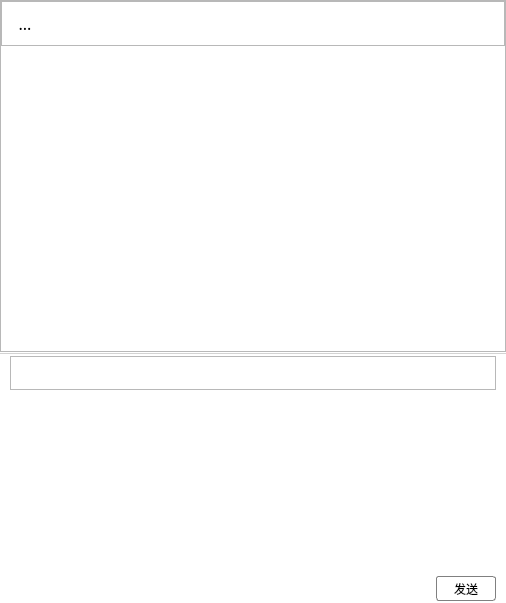
<?xml version="1.0" encoding="UTF-8"?>
<ui version="4.0">
 <class>ChatWidget</class>
 <widget class="QWidget" name="ChatWidget">
  <property name="geometry">
   <rect>
    <x>0</x>
    <y>0</y>
    <width>506</width>
    <height>603</height>
   </rect>
  </property>
  <property name="windowTitle">
   <string>ChatWidget</string>
  </property>
  <property name="styleSheet">
   <string notr="true">#ChatWidget
{
	font-family:&quot;微软雅黑&quot;;
	background-color: rgb(255, 255, 255);
}

#frameInput
{
	border:none;
	border-top:1px solid lightgray;
}

#listWidget
{
	border:none;
}

#btnSend
{
	border:1px solid gray;
	border-radius:3px;
}

#textEdit
{
	border:none;
}

#btnEmoji
{
	border:none;
	image: url(:/image/resource/表情 常态.png);
}

#btnEmoji:hover
{
	image: url(:/image/resource/表情 点选.png)
}
#btnImage
{
	border:none;
	
	image: url(:/image/resource/图片 常态.png);
}

#btnImage:hover
{
	image: url(:/image/resource/图片 点选.png);
}
#btnFile
{
	border:none;
	image: url(:/image/resource/文件 常态.png);
}

#btnFile:hover
{
	image: url(:/image/resource/文件 点选.png);
}


#btnUserCard
{
	border:none;
	
	image: url(:/image/resource/名片 常态.png);
}

#btnUserCard:hover
{
	image: url(:/image/resource/名片 点选.png);
}


</string>
  </property>
  <layout class="QVBoxLayout" name="verticalLayout">
   <property name="leftMargin">
    <number>0</number>
   </property>
   <property name="topMargin">
    <number>0</number>
   </property>
   <property name="rightMargin">
    <number>0</number>
   </property>
   <property name="bottomMargin">
    <number>0</number>
   </property>
   <item>
    <widget class="QSplitter" name="splitter">
     <property name="orientation">
      <enum>Qt::Vertical</enum>
     </property>
     <property name="handleWidth">
      <number>1</number>
     </property>
     <widget class="QFrame" name="frameTop">
      <property name="sizePolicy">
       <sizepolicy hsizetype="Preferred" vsizetype="Preferred">
        <horstretch>0</horstretch>
        <verstretch>4</verstretch>
       </sizepolicy>
      </property>
      <property name="styleSheet">
       <string notr="true"/>
      </property>
      <property name="frameShape">
       <enum>QFrame::StyledPanel</enum>
      </property>
      <property name="frameShadow">
       <enum>QFrame::Raised</enum>
      </property>
      <layout class="QVBoxLayout" name="verticalLayout_3">
       <property name="spacing">
        <number>1</number>
       </property>
       <property name="leftMargin">
        <number>0</number>
       </property>
       <property name="topMargin">
        <number>0</number>
       </property>
       <property name="rightMargin">
        <number>0</number>
       </property>
       <property name="bottomMargin">
        <number>0</number>
       </property>
       <item>
        <widget class="QFrame" name="frameTitle">
         <property name="minimumSize">
          <size>
           <width>0</width>
           <height>45</height>
          </size>
         </property>
         <property name="maximumSize">
          <size>
           <width>16777215</width>
           <height>45</height>
          </size>
         </property>
         <property name="styleSheet">
          <string notr="true">#btnName
{
	border:none;
}

#btnName:hover
{
	color: rgb(113, 225, 219);
}

#btnName:disabled
{
	color: rgb(0, 0, 0);
}


#btnAdd
{
	border:none;
	image: url(:/image/resource/添加多人会话 常态.png);
}

#btnAdd:pressed
{
	image: url(:/image/resource/添加多人会话 点选.png);
}

#btnSetting
{
	border:none;

	image: url(:/image/resource/群设置 常态.png);
}

#btnSetting:pressed
{
	image: url(:/image/resource/群设置 点选.png);
}

#btnFileManager
{
	border:none;
	
	image: url(:/image/resource/u2.png);
}</string>
         </property>
         <property name="frameShape">
          <enum>QFrame::StyledPanel</enum>
         </property>
         <property name="frameShadow">
          <enum>QFrame::Raised</enum>
         </property>
         <layout class="QHBoxLayout" name="horizontalLayout_2">
          <property name="topMargin">
           <number>2</number>
          </property>
          <property name="bottomMargin">
           <number>2</number>
          </property>
          <item>
           <widget class="QToolButton" name="btnName">
            <property name="sizePolicy">
             <sizepolicy hsizetype="Preferred" vsizetype="Preferred">
              <horstretch>0</horstretch>
              <verstretch>0</verstretch>
             </sizepolicy>
            </property>
            <property name="font">
             <font>
              <family>微软雅黑</family>
              <pointsize>12</pointsize>
             </font>
            </property>
            <property name="text">
             <string>...</string>
            </property>
           </widget>
          </item>
          <item>
           <widget class="QLabel" name="labelInputting">
            <property name="font">
             <font>
              <family>微软雅黑</family>
             </font>
            </property>
            <property name="text">
             <string/>
            </property>
            <property name="alignment">
             <set>Qt::AlignBottom|Qt::AlignLeading|Qt::AlignLeft</set>
            </property>
           </widget>
          </item>
          <item>
           <spacer name="horizontalSpacer">
            <property name="orientation">
             <enum>Qt::Horizontal</enum>
            </property>
            <property name="sizeHint" stdset="0">
             <size>
              <width>502</width>
              <height>20</height>
             </size>
            </property>
           </spacer>
          </item>
          <item>
           <widget class="QToolButton" name="btnFileManager">
            <property name="sizePolicy">
             <sizepolicy hsizetype="Preferred" vsizetype="Preferred">
              <horstretch>0</horstretch>
              <verstretch>0</verstretch>
             </sizepolicy>
            </property>
            <property name="minimumSize">
             <size>
              <width>25</width>
              <height>0</height>
             </size>
            </property>
            <property name="text">
             <string/>
            </property>
           </widget>
          </item>
          <item>
           <widget class="QToolButton" name="btnAdd">
            <property name="sizePolicy">
             <sizepolicy hsizetype="Preferred" vsizetype="Preferred">
              <horstretch>0</horstretch>
              <verstretch>0</verstretch>
             </sizepolicy>
            </property>
            <property name="minimumSize">
             <size>
              <width>25</width>
              <height>0</height>
             </size>
            </property>
            <property name="text">
             <string/>
            </property>
           </widget>
          </item>
          <item>
           <widget class="QToolButton" name="btnSetting">
            <property name="sizePolicy">
             <sizepolicy hsizetype="Preferred" vsizetype="Preferred">
              <horstretch>0</horstretch>
              <verstretch>0</verstretch>
             </sizepolicy>
            </property>
            <property name="minimumSize">
             <size>
              <width>25</width>
              <height>0</height>
             </size>
            </property>
            <property name="text">
             <string/>
            </property>
           </widget>
          </item>
         </layout>
        </widget>
       </item>
       <item>
        <widget class="JChat::MessageListWidget" name="listWidget" native="true"/>
       </item>
      </layout>
     </widget>
     <widget class="QFrame" name="frameInput">
      <property name="sizePolicy">
       <sizepolicy hsizetype="Preferred" vsizetype="Preferred">
        <horstretch>0</horstretch>
        <verstretch>1</verstretch>
       </sizepolicy>
      </property>
      <property name="minimumSize">
       <size>
        <width>0</width>
        <height>100</height>
       </size>
      </property>
      <property name="maximumSize">
       <size>
        <width>16777215</width>
        <height>250</height>
       </size>
      </property>
      <property name="styleSheet">
       <string notr="true"/>
      </property>
      <property name="frameShape">
       <enum>QFrame::StyledPanel</enum>
      </property>
      <property name="frameShadow">
       <enum>QFrame::Raised</enum>
      </property>
      <layout class="QVBoxLayout" name="verticalLayout_2">
       <property name="spacing">
        <number>2</number>
       </property>
       <property name="leftMargin">
        <number>10</number>
       </property>
       <property name="topMargin">
        <number>2</number>
       </property>
       <property name="rightMargin">
        <number>10</number>
       </property>
       <property name="bottomMargin">
        <number>2</number>
       </property>
       <item>
        <widget class="QFrame" name="frame_2">
         <property name="frameShape">
          <enum>QFrame::StyledPanel</enum>
         </property>
         <property name="frameShadow">
          <enum>QFrame::Raised</enum>
         </property>
         <layout class="QHBoxLayout" name="horizontalLayout_3">
          <property name="spacing">
           <number>16</number>
          </property>
          <property name="leftMargin">
           <number>0</number>
          </property>
          <property name="topMargin">
           <number>4</number>
          </property>
          <property name="rightMargin">
           <number>0</number>
          </property>
          <property name="bottomMargin">
           <number>4</number>
          </property>
          <item>
           <widget class="QToolButton" name="btnEmoji">
            <property name="minimumSize">
             <size>
              <width>24</width>
              <height>24</height>
             </size>
            </property>
            <property name="text">
             <string/>
            </property>
           </widget>
          </item>
          <item>
           <widget class="QToolButton" name="btnImage">
            <property name="minimumSize">
             <size>
              <width>24</width>
              <height>24</height>
             </size>
            </property>
            <property name="text">
             <string/>
            </property>
           </widget>
          </item>
          <item>
           <widget class="QToolButton" name="btnFile">
            <property name="minimumSize">
             <size>
              <width>24</width>
              <height>24</height>
             </size>
            </property>
            <property name="text">
             <string/>
            </property>
           </widget>
          </item>
          <item>
           <widget class="QToolButton" name="btnUserCard">
            <property name="minimumSize">
             <size>
              <width>24</width>
              <height>24</height>
             </size>
            </property>
            <property name="text">
             <string/>
            </property>
           </widget>
          </item>
          <item>
           <spacer name="horizontalSpacer_3">
            <property name="orientation">
             <enum>Qt::Horizontal</enum>
            </property>
            <property name="sizeHint" stdset="0">
             <size>
              <width>456</width>
              <height>20</height>
             </size>
            </property>
           </spacer>
          </item>
         </layout>
        </widget>
       </item>
       <item>
        <widget class="JChat::TextEdit" name="textEdit">
         <property name="sizePolicy">
          <sizepolicy hsizetype="MinimumExpanding" vsizetype="Preferred">
           <horstretch>0</horstretch>
           <verstretch>0</verstretch>
          </sizepolicy>
         </property>
        </widget>
       </item>
       <item>
        <layout class="QHBoxLayout" name="horizontalLayout">
         <item>
          <spacer name="horizontalSpacer_2">
           <property name="orientation">
            <enum>Qt::Horizontal</enum>
           </property>
           <property name="sizeHint" stdset="0">
            <size>
             <width>40</width>
             <height>20</height>
            </size>
           </property>
          </spacer>
         </item>
         <item>
          <widget class="QToolButton" name="btnSend">
           <property name="sizePolicy">
            <sizepolicy hsizetype="Preferred" vsizetype="Preferred">
             <horstretch>0</horstretch>
             <verstretch>0</verstretch>
            </sizepolicy>
           </property>
           <property name="minimumSize">
            <size>
             <width>60</width>
             <height>25</height>
            </size>
           </property>
           <property name="maximumSize">
            <size>
             <width>80</width>
             <height>16777215</height>
            </size>
           </property>
           <property name="text">
            <string>发送</string>
           </property>
          </widget>
         </item>
        </layout>
       </item>
      </layout>
     </widget>
    </widget>
   </item>
  </layout>
 </widget>
 <layoutdefault spacing="6" margin="11"/>
 <customwidgets>
  <customwidget>
   <class>JChat::MessageListWidget</class>
   <extends>QWidget</extends>
   <header>messagelistwidget.h</header>
   <container>1</container>
  </customwidget>
  <customwidget>
   <class>JChat::TextEdit</class>
   <extends>QTextEdit</extends>
   <header>TextEdit.h</header>
  </customwidget>
 </customwidgets>
 <resources>
  <include location="Resource.qrc"/>
 </resources>
 <connections/>
</ui>
